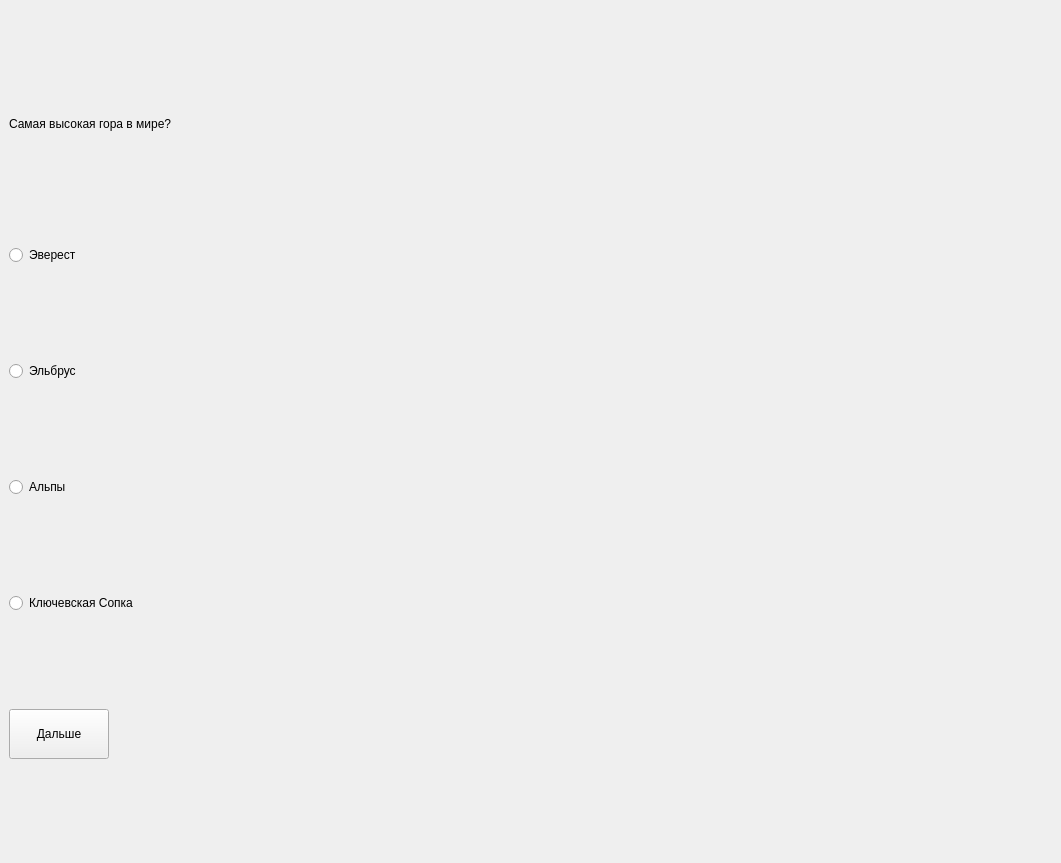
<?xml version="1.0" encoding="UTF-8"?>
<ui version="4.0">
 <class>MainWindow</class>
 <widget class="QMainWindow" name="MainWindow">
  <property name="geometry">
   <rect>
    <x>0</x>
    <y>0</y>
    <width>1061</width>
    <height>863</height>
   </rect>
  </property>
  <property name="windowTitle">
   <string>MainWindow</string>
  </property>
  <widget class="QWidget" name="centralwidget">
   <layout class="QVBoxLayout" name="verticalLayout">
    <item>
     <widget class="QLabel" name="vopros">
      <property name="maximumSize">
       <size>
        <width>16777215</width>
        <height>50</height>
       </size>
      </property>
      <property name="whatsThis">
       <string>&lt;html&gt;&lt;head/&gt;&lt;body&gt;&lt;p align=&quot;center&quot;&gt;&lt;br/&gt;&lt;/p&gt;&lt;/body&gt;&lt;/html&gt;</string>
      </property>
      <property name="styleSheet">
       <string notr="true">font: 26pt &quot;Arial&quot;;</string>
      </property>
      <property name="text">
       <string>Самая высокая гора в мире?</string>
      </property>
     </widget>
    </item>
    <item>
     <widget class="QRadioButton" name="ans1">
      <property name="styleSheet">
       <string notr="true">font: 26pt &quot;Arial&quot;;</string>
      </property>
      <property name="text">
       <string>Эверест</string>
      </property>
     </widget>
    </item>
    <item>
     <widget class="QRadioButton" name="ans2">
      <property name="styleSheet">
       <string notr="true">font: 26pt &quot;Arial&quot;;</string>
      </property>
      <property name="text">
       <string>Эльбрус</string>
      </property>
     </widget>
    </item>
    <item>
     <widget class="QRadioButton" name="ans3">
      <property name="styleSheet">
       <string notr="true">font: 26pt &quot;Arial&quot;;</string>
      </property>
      <property name="text">
       <string>Альпы</string>
      </property>
     </widget>
    </item>
    <item>
     <widget class="QRadioButton" name="ans4">
      <property name="styleSheet">
       <string notr="true">font: 26pt &quot;Arial&quot;;</string>
      </property>
      <property name="text">
       <string>Ключевская Сопка</string>
      </property>
     </widget>
    </item>
    <item>
     <widget class="QPushButton" name="pushButton">
      <property name="maximumSize">
       <size>
        <width>100</width>
        <height>50</height>
       </size>
      </property>
      <property name="layoutDirection">
       <enum>Qt::LeftToRight</enum>
      </property>
      <property name="autoFillBackground">
       <bool>false</bool>
      </property>
      <property name="text">
       <string>Дальше</string>
      </property>
     </widget>
    </item>
   </layout>
  </widget>
 </widget>
 <resources/>
 <connections/>
</ui>
